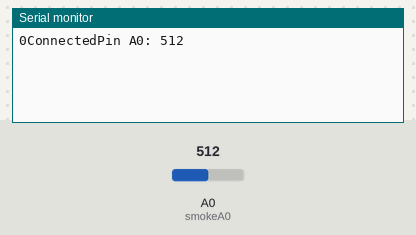
Recording of a sketch running on a simulated Arduino Mega 2560, built with avr-gcc and run on an emulated ATmega2560. Shown: the last lines printed to the serial monitor. The test bench sets the inputs (shaded band); at power-on: A0 (smokeA0) = 512. WiFi joins after 1.5 s; servers stay silent unless stated; no MQTT or app messages arrive unless stated.

Above: at 5.7 s.
5.8 s: A0 (smokeA0) set to 716
At 10.4 s:
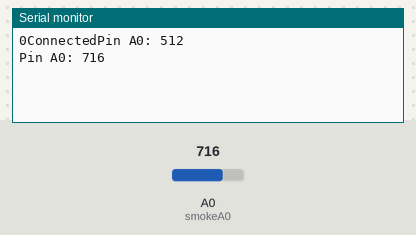
16.0 s: A0 (smokeA0) set to 900
At 20.5 s:
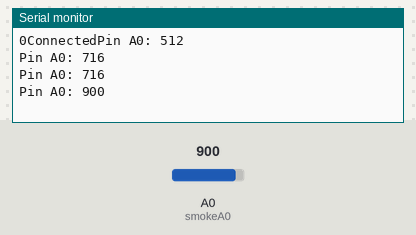

The sketch:

mq2.ino
```cpp
#include<WiFiEsp.h>
#include <WiFiEspClient.h>
#include <PubSubClient.h>

int smokeA0 = A0;

char ssid[] = "Hi"; // your network SSID (name)
char pass[] = "ahol6956"; // your network password
int status = WL_IDLE_STATUS; // the Wifi radio's status

WiFiEspClient espClient;

PubSubClient client(espClient);


void setup() {
  pinMode(smokeA0, INPUT);
  Serial.begin(9600);
  Serial3.begin(115200);
  WiFi.init(&Serial3);
  status = WiFi.begin(ssid,pass);

  client.setServer("3.84.0.107",1883);
  if (!client.connected()) {
    Serial.print(client.connected());
    }

    client.connect("CID01");
    delay(3000);

    if (client.connected()) {
    Serial.print(client.state()+"Connected");
    }
    client.publish("CID01","Hell0");
}

void loop() {
  int analogSensor = analogRead(smokeA0);

  Serial.print("Pin A0: ");
  Serial.println(analogSensor);
  if(analogSensor>180){
    client.publish("CID01","ALERT GAS LIMIT EXCEEDED");
  }

  if (!client.connected()) {
    Serial.print(client.connected());
    client.connect("CID01");
    }


  delay(5000);


}
```

Measured:
- after the input at 5.8 s, the serial monitor: prints a new line after 3.8 s (image 1)
- after the input at 16.0 s, the serial monitor: prints a new line after 3.6 s (image 2)
